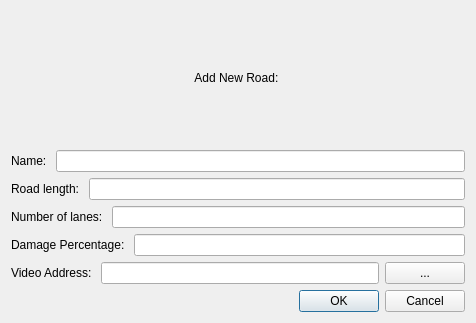
<?xml version="1.0" encoding="UTF-8"?>
<ui version="4.0">
 <class>AddRoadDialog</class>
 <widget class="QDialog" name="AddRoadDialog">
  <property name="geometry">
   <rect>
    <x>0</x>
    <y>0</y>
    <width>476</width>
    <height>323</height>
   </rect>
  </property>
  <property name="windowTitle">
   <string>Dialog</string>
  </property>
  <layout class="QGridLayout" name="gridLayout">
   <item row="2" column="0">
    <layout class="QVBoxLayout" name="verticalLayout">
     <item>
      <widget class="QLabel" name="label_head">
       <property name="text">
        <string>Add New Road: </string>
       </property>
       <property name="alignment">
        <set>Qt::AlignCenter</set>
       </property>
      </widget>
     </item>
     <item>
      <layout class="QHBoxLayout" name="horizontalLayout">
       <item>
        <widget class="QLabel" name="label_name">
         <property name="text">
          <string>Name: </string>
         </property>
        </widget>
       </item>
       <item>
        <widget class="QLineEdit" name="lineEdit_name"/>
       </item>
      </layout>
     </item>
     <item>
      <layout class="QHBoxLayout" name="horizontalLayout_2">
       <item>
        <widget class="QLabel" name="label_length">
         <property name="text">
          <string>Road length: </string>
         </property>
        </widget>
       </item>
       <item>
        <widget class="QLineEdit" name="lineEdit_length"/>
       </item>
      </layout>
     </item>
     <item>
      <layout class="QHBoxLayout" name="horizontalLayout_3">
       <item>
        <widget class="QLabel" name="label_lanes">
         <property name="text">
          <string>Number of lanes: </string>
         </property>
        </widget>
       </item>
       <item>
        <widget class="QLineEdit" name="lineEdit_lanes"/>
       </item>
      </layout>
     </item>
     <item>
      <layout class="QHBoxLayout" name="horizontalLayout_4">
       <item>
        <widget class="QLabel" name="label_perc_damage">
         <property name="text">
          <string>Damage Percentage: </string>
         </property>
        </widget>
       </item>
       <item>
        <widget class="QLineEdit" name="lineEdit_perc_damage"/>
       </item>
      </layout>
     </item>
     <item>
      <layout class="QHBoxLayout" name="horizontalLayout_5">
       <item>
        <widget class="QLabel" name="label_video_addr">
         <property name="text">
          <string>Video Address: </string>
         </property>
        </widget>
       </item>
       <item>
        <widget class="QLineEdit" name="lineEdit_video_addr"/>
       </item>
       <item>
        <widget class="QPushButton" name="pushButton_video_addr">
         <property name="text">
          <string>...</string>
         </property>
        </widget>
       </item>
      </layout>
     </item>
     <item>
      <widget class="QDialogButtonBox" name="buttonBox">
       <property name="orientation">
        <enum>Qt::Horizontal</enum>
       </property>
       <property name="standardButtons">
        <set>QDialogButtonBox::Cancel|QDialogButtonBox::Ok</set>
       </property>
      </widget>
     </item>
    </layout>
   </item>
  </layout>
 </widget>
 <resources/>
 <connections>
  <connection>
   <sender>buttonBox</sender>
   <signal>accepted()</signal>
   <receiver>AddRoadDialog</receiver>
   <slot>accept()</slot>
   <hints>
    <hint type="sourcelabel">
     <x>248</x>
     <y>254</y>
    </hint>
    <hint type="destinationlabel">
     <x>157</x>
     <y>274</y>
    </hint>
   </hints>
  </connection>
  <connection>
   <sender>buttonBox</sender>
   <signal>rejected()</signal>
   <receiver>AddRoadDialog</receiver>
   <slot>reject()</slot>
   <hints>
    <hint type="sourcelabel">
     <x>316</x>
     <y>260</y>
    </hint>
    <hint type="destinationlabel">
     <x>286</x>
     <y>274</y>
    </hint>
   </hints>
  </connection>
 </connections>
</ui>
